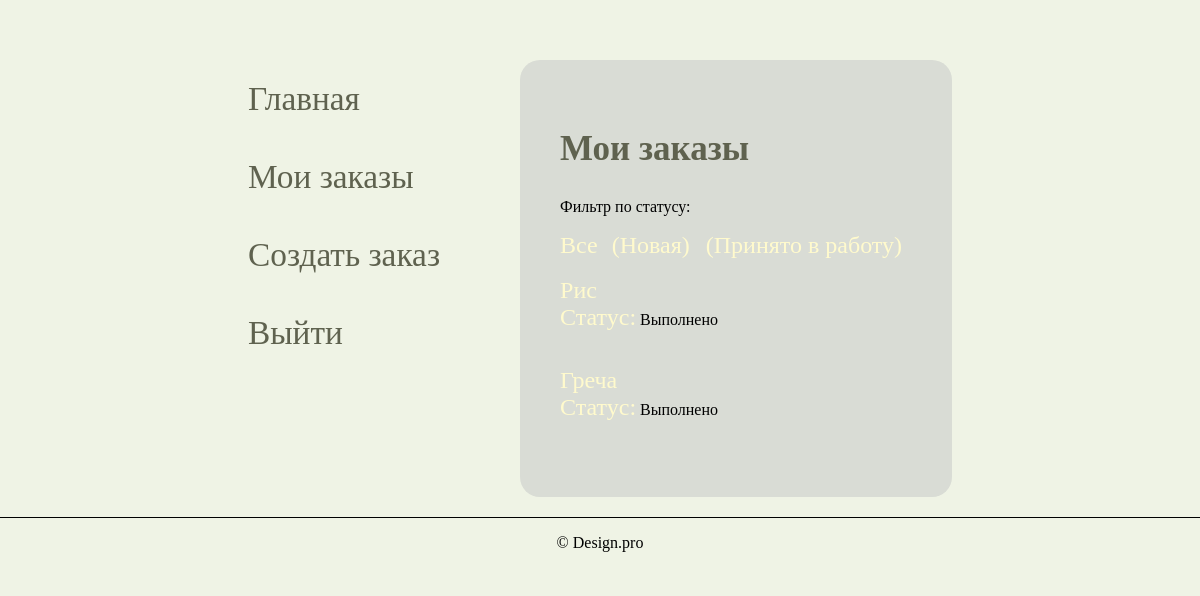
The page /studio/myorders/?status=c (signed in) on the database its author committed.
### studio/models.py (models this page shows, shortened)
class Order(models.Model):
    day_add = models.DateField(null=True, blank=True)
    name = models.CharField(max_length=200, verbose_name='Имя', blank=False)
    summary = models.TextField(max_length=1000, help_text="Описание", blank=False)
    category = models.ForeignKey('category', help_text="Выбор категории", on_delete=models.CASCADE, blank=False)
    photo_file = models.ImageField(max_length=200, upload_to=get_name_file, blank=False, null=True,
                                   validators=[FileExtensionValidator(allowed_extensions=['png', 'jpg', 'jpeg'])])
    customer_order = models.ForeignKey('user', on_delete=models.SET_NULL, null=True, blank=True)
    comment = models.TextField(max_length=1000, help_text="Комментарий", blank=True)
    img = models.ImageField(max_length=200, upload_to=get_name_file, blank=True, null=True,
                            validators=[FileExtensionValidator(allowed_extensions=['png', 'jpg', 'jpeg'])])
    LOAN_STATUS = (
        ('n', 'Новая'),
        ('a', 'Принято в работу'),
        ('c', 'Выполнено'),
    )
    status = models.CharField(max_length=1, choices=LOAN_STATUS, blank=True, default='n')
    def get_status_name(self):
        for status in self.LOAN_STATUS:
            if status[0] == self.status:
                return status[1]
        return 'Не задан'
    class Meta:
        ordering = ["status"]
        permissions = (("can_mark_returned", "Установите статус заказа"),)

### studio/views.py (the view)
# urls.py: path('myorders/', views.LoanedOrdersByUserListView.as_view(), name='my-order'),
class LoanedOrdersByUserListView(LoginRequiredMixin, generic.ListView):
    model = Order
    template_name = 'studio/order_list_customer_user.html'
    paginate_by = 10
    status = None
    def get(self, request, *args, **kwargs):
        if request.GET.get('status'):
            self.status = request.GET.get('status')
        return super().get(request, *args, **kwargs)
    def get_context_data(self, **kwargs):
        context = super(LoanedOrdersByUserListView, self).get_context_data(**kwargs)
        context['status_list'] = Order.LOAN_STATUS
        return context
    def get_queryset(self):
        if self.status:
            return Order.objects.filter(customer_order=self.request.user, status=self.status)
        return Order.objects.filter(customer_order=self.request.user).order_by('-day_add')

### studio/templates/studio/order_list_customer_user.html (shortened to what this page needs)
{% load static %}
{% load thumbnail %}
<!DOCTYPE html>
<html lang="ru">
<head>
    <link rel="stylesheet" media="screen" type="text/css" href="{% static 'css/style.css' %}">
</head>
<div class="order_list">
    <div class="mein">
        <div class="link">
            <a href="{% url 'index'  %}">Главная</a>
            <a href="{% url 'my-order' %}">Мои заказы</a>
            <a href="{% url 'order-create' %}">Создать заказ</a>
            <a href="{% url 'logout'%}?next={{request.path}}">Выйти</a>
        </div>
        <div class="content">
            <h2>Мои заказы</h2>
            <div class="link_filter"><p>Фильтр по статусу:</p>
                {% if not request.GET.status %}
                <p>Все</p>
                {% else %}
                <div class="link_filter">
                    <a href="{% url 'my-order' %}">Все</a>
                    {% endif %}
                    {% for item in status_list %}
                    {% if request.GET.status != item.0 %}
                    <a href="{% url 'my-order' %}?status={{item.0}}"> ({{item.1}}) </a>
                    {% else %}
                    {{item.status}}
                    {% endif %}
                    {% endfor %}
                </div>
                <br>
                {% if order_list %}
                {% for order in order_list %}
                <div class="project">
                    <div class="link_list">
                        <a href="{% url 'order-detail' order.pk %}">{{order.name}} </a>
                        <div><span class="font-weight-bold">Статус:</span> {{order.get_status_name}}</div>
                        <br>
                    </div>
                </div>
                <br>
                {% endfor %}
                {% else %}
                <p>Заказов нет</p>
                {% endif %}
            </div>
        </div>
    </div>
    <footer>
        <p>&copy; Design.pro</p>
    </footer>
    </body>
</html>

### studio/static/css/style.css (style rules this page uses)
span, a, h3 { text-decoration: none; font-size: 24px; }
h3,h2 { color: #5f624f; }
h2 { font-size: 35px; }
h1, span { color: lemonchiffon; }
.mein { display: flex; justify-content: center; margin-top: 50px; }
.link { display: flex; flex-direction: column; margin-right: 40px; }
.content { border-radius: 20px; padding: 40px; margin-left: 40px; background-color: #d9dcd5; }
.link > a { font-size: 25pt; margin-top: 20px; margin-bottom: 20px; text-decoration: none; color: #5f624f; }
footer { display: flex; align-items: center; justify-content: space-around; border-top: 1px solid black; margin-top: 20px; }
.link_filter > a { margin-right: 10px; text-decoration: none; color: lemonchiffon; }
.order_list { margin-top: 60px; }
.link_list > a { text-decoration: none; color: lemonchiffon; }

### rows shown on the page
Order: name "Рис", get_status_name "Выполнено"
Order: name "Греча", get_status_name "Выполнено"

### other values the page prints
{{ item.1 }} "Новая" "Принято в работу"
